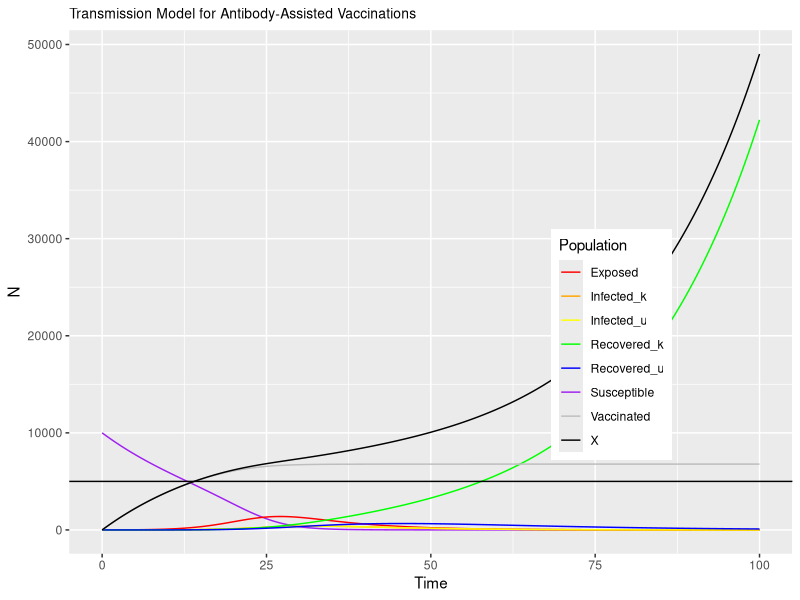

R code for this plot:
## ---- chunk 1
library(tidyverse)
library(magrittr)
library(deSolve)
library(here)
## ---- chunk 2
de<-function(t,x,params){
  S <- x[1]
  E <- x[2]
  Ik <- x[3]
  Iu <- x[4]
  Rk <- x[5]
  Ru <- x[6]
  V <- x[7]
  with(as.list(params),{
    dS <- -beta*S*Ik - beta*S*Iu - epsilon*(1-phi)*S
    dE <- beta*S*Ik + beta*S*Iu - upsilon*psi*E - upsilon*(1-psi)*E
    dIk <- upsilon*psi*E - alpha*Ik
    dIu <- upsilon*(1-psi)*E - alpha*Iu
    dRk <- alpha*Ik + epsilon*phi*Rk
    dRu <- alpha*Iu - epsilon*phi*Ru
    dV <- epsilon*(1-phi)*S
    res<-c(dS,dE,dIk,dIu,dRk,dRu,dV)
    list(res)
  })}
maxTime <- 100.0 # time
times<-seq(0,maxTime,by=0.1) # how often this calculates
# notes on params
# beta =      <- contact transmission rate
# phi =       <- range:0-1 probability seropositive
# alpha =     <- recovery rate
# epsilon =   <- antibody testing rate
# upsilon =   <- infected testing rate
# psi =       <- range: 0-1 probability infected
params<-c(beta=0.0003,
          phi=0.5,
          alpha=1/7,
          epsilon=0.1,
          upsilon=0.1,
          psi=0.5)  # model parameters

xstart<-c(S=10000,
          E=0,
          Ik=1,
          Iu=0,
          Rk=0,
          Ru=0,
          V=0)  # initial conditions
## ---- chunk 3
output<-as.data.frame(lsoda(xstart,times,de,params)) # tells computer to solve (integrate) equations
output$X <- output$Rk + output$V
output %>% ggplot(.,aes(x=time))+
  geom_line(aes(y=S,col="Susceptible"))+
  geom_line(aes(y=E,col="Exposed"))+
  geom_line(aes(y=Ik,col="Infected_k"))+
  geom_line(aes(y=Iu,col="Infected_u"))+
  geom_line(aes(y=Rk,col="Recovered_k"))+
  geom_line(aes(y=Ru,col="Recovered_u"))+
  geom_line(aes(y=V,col="Vaccinated"))+
  geom_line(aes(y=X,col="X"))+
  scale_colour_manual(values = c("red","orange","yellow","green","blue","purple","gray","black"))+
  theme(legend.position = c(0.75,0.4))+
  labs(y="N",x="Time",col="Population")+
  ggtitle("Transmission Model for Antibody-Assisted Vaccinations")+
  theme(plot.title = element_text(hjust=, size=10))+
  geom_hline(yintercept=0.5*10000)
